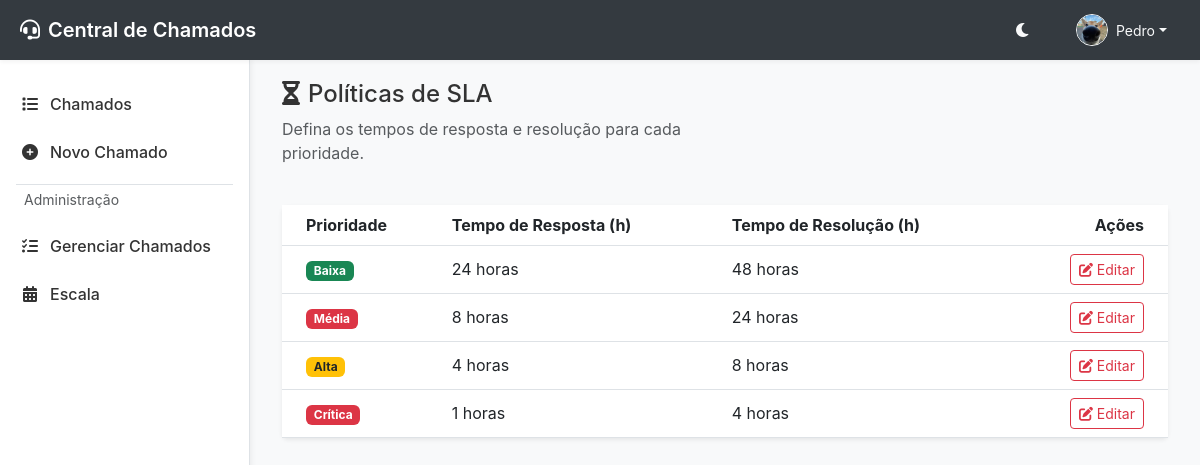
Page /sla/ (signed in) on the committed database.
### app/models.py (models this page shows, shortened)
class User(UserMixin, db.Model):
    __tablename__ = 'users'
    id = db.Column(db.Integer, primary_key=True)
    username = db.Column(db.String(64), index=True, unique=True, nullable=False)
    email = db.Column(db.String(120), index=True, unique=True, nullable=False)
    password_hash = db.Column(db.String(256))
    role = db.Column(db.String(20), default='user', index=True) # user, technician, admin, manager, supervisor
    is_technician = db.Column(db.Boolean, default=False, index=True) # Secondary flag to allow admins/managers to act as technicians
    department = db.Column(db.String(100), index=True)
    profile_image = db.Column(db.String(255))
    is_active = db.Column(db.Boolean, default=True, index=True)
    created_at = db.Column(db.DateTime, default=datetime.utcnow)

### app/modules/sla/models.py (models this page shows)
class SlaPolicy(db.Model):
    __tablename__ = 'sla_policies'
    id = db.Column(db.Integer, primary_key=True)
    priority = db.Column(db.String(20))
    response_time = db.Column(db.Integer)
    resolution_time = db.Column(db.Integer)

### app/modules/sla/routes.py (the view, shortened to what this page needs)
@sla_bp.route('/', methods=['GET', 'POST'])
@login_required
def index():
    policies = service.get_all_policies()
    return render_template('sla_policies.html', policies=policies, active_page='sla')

### app/modules/sla/service.py (called while the page is built)
    def get_all_policies(self):
        return SlaPolicy.query.all()

### app/templates/sla_policies.html (shortened to what this page needs)
{% extends "base.html" %}
{% block content %}
<div class="row mb-4">
    <div class="col-md-6">
        <h4><i class="fas fa-hourglass-half me-2"></i>Políticas de SLA</h4>
        <p class="text-muted">Defina os tempos de resposta e resolução para cada prioridade.</p>
    </div>
</div>
<div class="card border-0 shadow-sm">
    <div class="card-body p-0">
        <div class="table-responsive">
            <table class="table table-hover mb-0 align-middle">
                <thead class="bg-light">
                    <tr>
                        <th class="ps-4">Prioridade</th>
                        <th>Tempo de Resposta (h)</th>
                        <th>Tempo de Resolução (h)</th>
                        <th class="text-end pe-4">Ações</th>
                    </tr>
                </thead>
                <tbody>
                    {% for policy in policies %}
                    <tr>
                        <td class="ps-4 fw-bold">
                            {% if policy.priority == 'baixa' %}
                            <span class="badge bg-success">Baixa</span>
                            {% elif policy.priority == 'media' %}
                            <span class="badge bg-primary">Média</span>
                            {% elif policy.priority == 'alta' %}
                            <span class="badge bg-warning text-dark">Alta</span>
                            {% elif policy.priority == 'critica' %}
                            <span class="badge bg-danger">Crítica</span>
                            {% else %}
                            {{ policy.priority }}
                            {% endif %}
                        </td>
                        <td>{{ policy.response_time }} horas</td>
                        <td>{{ policy.resolution_time }} horas</td>
                        <td class="text-end pe-4">
                            <button class="btn btn-sm btn-outline-primary" data-bs-toggle="modal" data-bs-target="#editSlaModal{{ policy.id }}">
                                <i class="fas fa-edit"></i> Editar
                            </button>
                        </td>
                    </tr>
                    {% endfor %}
                </tbody>
            </table>
        </div>
    </div>
</div>
{% endblock %}

### app/templates/base.html (shortened to what this page needs)
<!DOCTYPE html>
<html lang="pt-br">
<head>
    <link href="https://cdn.jsdelivr.net/npm/bootstrap@5.3.0/dist/css/bootstrap.min.css" rel="stylesheet">
    <link href="https://cdnjs.cloudflare.com/ajax/libs/font-awesome/6.0.0/css/all.min.css" rel="stylesheet">
    <link rel="stylesheet" href="{{ url_for('static', filename='css/style.css') }}?v=4">
    <link rel="stylesheet" href="{{ url_for('static', filename='css/mobile.css') }}?v=1">
</head>
<body>
    {% if current_user.is_authenticated %}
    <nav class="topbar">
        <div class="brand">
            <i class="fas fa-headset me-2"></i> Central de Chamados
        </div>
        <div class="user-menu">
            <button class="btn btn-link text-light p-0 me-3" id="theme-toggle" title="Alternar Tema">
                <i class="fas fa-moon"></i>
            </button>
            <div class="dropdown">
                <button class="btn btn-link text-light text-decoration-none dropdown-toggle d-flex align-items-center" type="button" id="userDropdown" data-bs-toggle="dropdown" aria-expanded="false">
                    {% if current_user.profile_image %}
                    <img src="{{ url_for('static', filename='uploads/profiles/' + current_user.profile_image) }}" alt="Avatar" class="rounded-circle border border-light" style="width: 32px; height: 32px; object-fit: cover;">
                    {% else %}
                    <i class="fas fa-user-circle fa-lg"></i>
                    {% endif %}
                    <span class="ms-2 small d-none d-md-inline">{{ current_user.username }}</span>
                </button>
            </div>
        </div>
    </nav>
    {% endif %}
    {% if current_user.is_authenticated %}
    <div class="sidebar bg-surface">
        <nav class="nav flex-column">
            <a class="nav-link {% if active_page == 'chamados' %}active{% endif %}" href="{{ url_for('chamados.listar_chamados') }}">
                <i class="fas fa-list"></i> Chamados
            </a>
            <a class="nav-link {% if active_page == 'novo_chamado' %}active{% endif %}" href="{{ url_for('chamados.novo_chamado') }}">
                <i class="fas fa-plus-circle"></i> Novo Chamado
            </a>
            {% if current_user.role in ['admin', 'manager', 'supervisor', 'tecnico'] %}
            <div class="border-top my-2 mx-3 text-muted small px-2 py-1">Administração</div>
            <a class="nav-link {% if active_page == 'gerenciar_chamados' %}active{% endif %}" href="{{ url_for('chamados.gerenciar_chamados') }}">
                <i class="fas fa-tasks"></i> Gerenciar Chamados
            </a>
            {% endif %}
            {% if current_user.role in ['admin', 'manager', 'supervisor', 'tecnico'] %}
            <a class="nav-link {% if active_page == 'escala' %}active{% endif %}" href="{{ url_for('escala.index') }}">
                <i class="fas fa-calendar-alt"></i> Escala
            </a>
            {% endif %}
        </nav>
    </div>
    {% endif %}
    <main class="main-content" {% if not current_user.is_authenticated %}style="margin-left: 0; padding-top: 20px;"{% endif %}>
        <div class="container-fluid">
            {% block content %}{% endblock %}
        </div>
    </main>
</body>
</html>

### rows in the picture
User: profile_image (picture), username "Pedro"
SlaPolicy: priority "Baixa", response_time "24", resolution_time "48"
SlaPolicy: priority "Média", response_time "8", resolution_time "24"
SlaPolicy: priority "Alta", response_time "4", resolution_time "8"
SlaPolicy: priority "Crítica", response_time "1", resolution_time "4"
